Frame 1 (no input): blank canvas, image omitted
Frame 60 (no input): blank canvas, image omitted
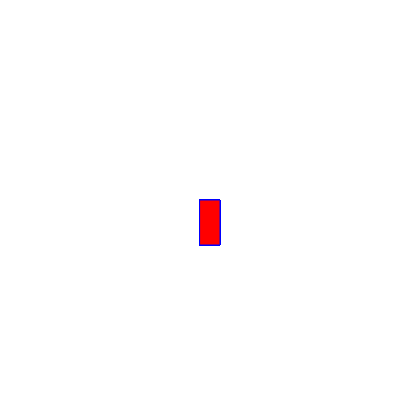
Frame 120 (the mouse pressed at the canvas centre since frame 60)

The p5.js sketch whose frames 1 and 60 were blank and that drew this single picture after the mouse press (run headless with seeded random() and noise() and a simulated clock; from frame 60 on, the mouse is pressed at the canvas centre):

// p5.js sketch
// ── sketch.js
function setup() {
    createCanvas(400, 400);
    background("white");
  }
  
  function draw() {
    
    stroke("blue");
    fill("red");
  
    // console.log(mouseIsPressed);
  
    if (mouseIsPressed) {
      rect(mouseX, mouseY, 20, 45);
    }
  }
